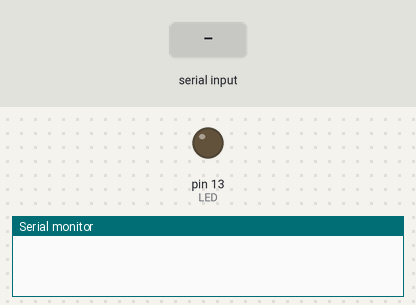
The sketch below on a simulated Arduino Uno, built with avr-gcc and run on an emulated ATmega328P. Parts: output pins drawn as LEDs (lit = HIGH), the last lines printed to the serial monitor. The inputs (shaded band) are chosen by the test bench.

Above: at 1.2 s.
1.3 s: "a" received over Serial
At 2.3 s:
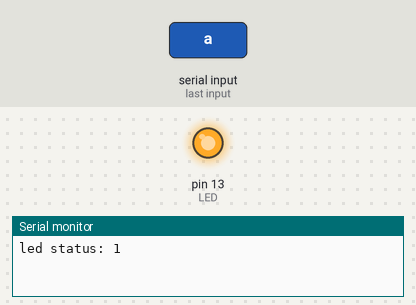
Timing chart, 0 to 4.3 s (numbered marks = the images above; inputs shaded):
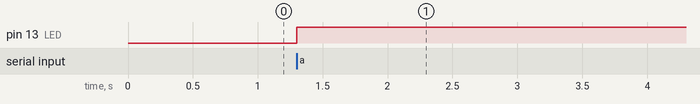

The sketch:

serial_read_print.ino
```cpp
#define LED 13

boolean ledOn = false;

void setup(){
  pinMode(LED, OUTPUT);
  digitalWrite(LED, LOW);
  Serial.begin(9600);
}

void loop(){
   if (Serial.available() > 0){
      char c = Serial.read();
      if (c == 'a') {
        digitalWrite(LED, (ledOn = !ledOn));
        Serial.print("led status: ");
        Serial.println(ledOn);
      }

   }
}
```

Measured:
- after the input at 1.3 s, pin 13 (LED): LOW → HIGH at once
